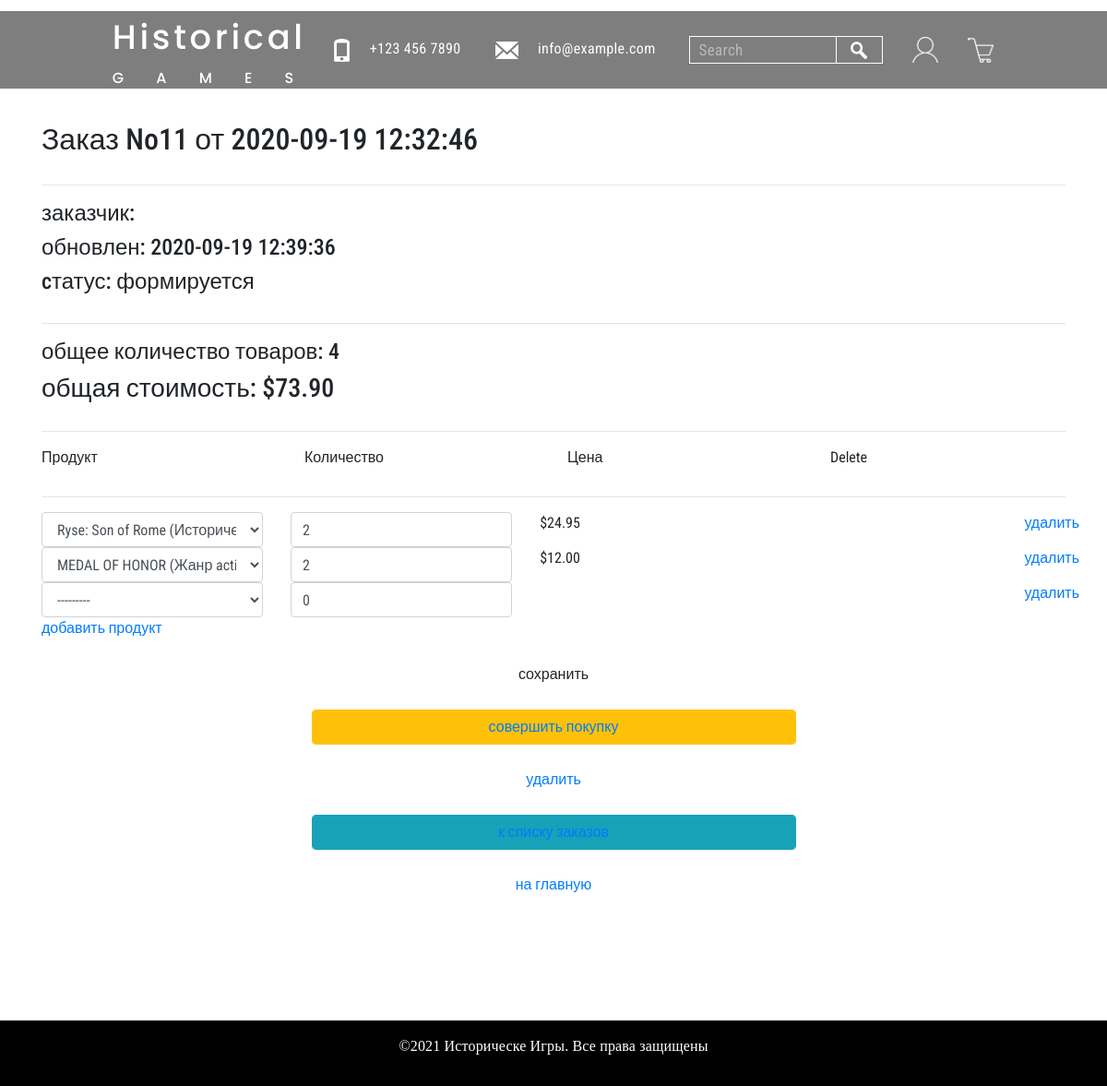
Page /order/update/11/ on the committed database.
### ordersapp/models.py (models this page shows, shortened)
class Order(models.Model):
    FORMING = 'FM'
    SENT_TO_PROCEED = 'STP'
    PROCEEDED = 'PRD'
    PAID = 'PD'
    READY = 'RDY'
    CANCEL = 'CNC'
    ORDER_STATUS_CHOICES = (
        (FORMING, 'формируется'),
        (SENT_TO_PROCEED, 'отправлен в обработку'),
        (PAID, 'оплачен'),
        (PROCEEDED, 'обрабатывается'),
        (READY, 'готов к выдаче'),
        (CANCEL, 'отменен'),
    )
    user = models.ForeignKey(settings.AUTH_USER_MODEL, on_delete=models.CASCADE)
    created = models.DateTimeField(verbose_name='создан', auto_now_add=True)
    updated = models.DateTimeField(verbose_name='обновлен', auto_now=True)
    status = models.CharField(verbose_name='статус', max_length=3, choices=ORDER_STATUS_CHOICES, default=FORMING)
    is_active = models.BooleanField(verbose_name='активен', default=True)
    class Meta:
        ordering = ('-created',)
        verbose_name = 'заказ'
        verbose_name_plural = 'заказы'
    def get_total_quantity(self):
        items = self.orderitems.select_related()
        return sum(list(map(lambda x: x.quantity, items)))
    def get_total_cost(self):
        items = self.orderitems.select_related()
        return sum(list(map(lambda x: x.quantity * x.product.get_price, items)))

class OrderItem(models.Model):
    order = models.ForeignKey(Order, related_name="orderitems", on_delete=models.CASCADE)
    product = models.ForeignKey(Product, verbose_name='продукт', on_delete=models.CASCADE)
    quantity = models.PositiveIntegerField(verbose_name='количество', default=0)

### mainapp/models.py (models this page shows)
class Product(models.Model):
    category = models.ForeignKey(ProductCategory, on_delete=models.CASCADE)
    name = models.CharField(verbose_name="название игры", max_length=128)
    image = models.ImageField(upload_to="products_images", blank=True)
    description = models.TextField(verbose_name="описание игры", blank=True)
    price = models.DecimalField(verbose_name="стоимость игры", max_digits=8, decimal_places=2,
                                default=0)
    quantity = models.IntegerField(verbose_name="количество на складе", default=0)
    is_active = models.BooleanField(verbose_name='активна', default=True)
    def __str__(self):
        return f"{self.name} ({self.category.name})"
    @property
    def disc_price(self):
        return round(self.price / 2, 2)
    @property
    def get_price(self):
        if self.quantity >= 200:
            return self.disc_price
        else:
            return self.price
    @staticmethod
    def select_items():
        return Product.objects.filter(is_active=True).order_by('category', 'name')

### ordersapp/views.py (the view, shortened to what this page needs)
# urls.py: re_path(r'^update/(?P<pk>\d+)/$', ordersapp.OrderItemsUpdate.as_view(), name='order_update'),
class OrderItemsUpdate(UpdateView):
    model = Order
    fields = []
    success_url = reverse_lazy('ordersapp:orders_list')
    def get_context_data(self, **kwargs):
        data = super(OrderItemsUpdate, self).get_context_data(**kwargs)
        OrderFormSet = inlineformset_factory(Order, OrderItem, form=OrderItemForm, extra=1)
        if self.request.POST:
            data['orderitems'] = OrderFormSet(self.request.POST, instance=self.object)
        else:
            formset = OrderFormSet(instance=self.object)
            for form in formset:
                if form.instance.pk:
                    form.initial['price'] = form.instance.product.get_price
            data['orderitems'] = formset
        return data

### mainapp/context_processors.py (called while the page is built)
def basket(request):
    basket = []
    if request.user.is_authenticated:
        basket = Basket.objects.filter(user=request.user)
    return {'basket': basket}

### ordersapp/templates/ordersapp/order_form.html (shortened to what this page needs)
{% extends 'ordersapp/base.html' %}
{% load static %}
{% block content %}
{% include 'ordersapp/includes/inc_order_summary.html' %}
<div class="container">
    <form class="order_form" action="" method="post">
        {% for form in orderitems.forms %}
            {% if forloop.first %}
        <div class="row">
            {% for field in form.visible_fields %}
            <div class="col">{{ field.label|capfirst }}</div>
            {% endfor %}
        </div>
        <hr>
            {% endif %}
        <div class="row formset_row">
            {% for field in form.visible_fields %}
            <div class="col">
                {% if field.name != 'price' %}
                    {{ field }}
                {% else %}
                    {% if field.value %}
                        <span>$</span><span class="orderitems-{{forloop.parentloop.counter0}}-price">{{ field.value }}</span>
                    {% endif %}
                {% endif %}
            </div>
            {% endfor %}
        </div>
        {% endfor %}
        <button type = "submit" value = "сохранить" class = "btn btn-default btn-round form-control last">сохранить</button>
        {% include 'ordersapp/includes/inc_order_actions.html' %}
    </form>
</div>
{% endblock %}

### ordersapp/templates/ordersapp/includes/inc_order_summary.html (shortened to what this page needs)
<div class="container mt-5">
{% if object %}
    <h2>Заказ No{{ object.pk }} от {{ object.created|date:"Y-m-d H:i:s" }}</h2>
    <hr>
    <h4>заказчик: {{ user.last_name }} {{ user.first_name }} </h4>
    <h4>обновлен: {{ object.updated|date:"Y-m-d H:i:s" }}</h4>
    <h4>cтатус: {{ object.get_status_display }}</h4>
    <hr>
    <h4>общее количество товаров: <span class="order_total_quantity">{{ object.get_total_quantity }}</span></h4>
    <h3>общая стоимость: <span>$</span><span class="order_total_cost">{{ object.get_total_cost}}</span></h3>
{% endif %}
<hr>
</div>

### mainapp/static/style/style.css (style rules this page uses)
* { margin: 0; padding: 0; }
body { font-family: 'Roboto Condensed', sans-serif; }
hr { color: #ffffff; margin-top: 30px; }
.last { margin-top: 19px; margin-bottom: 0; text-align: center; padding: 3px; }

### rows in the picture
Order: pk "11", created "2020-09-19 12:32:46", updated "2020-09-19 12:39:36", status "формируется", get_total_quantity "4", get_total_cost "73.90"
Product: value "24.95"

### other values in the picture
{{ field.label|capfirst }} "Продукт" "Количество" "Цена" "Delete"
{{ field.value }} "12.00"
